Frame 1 (no input): blank canvas, image omitted
Frame 60 (the mouse pressed at the canvas centre just before this capture): blank canvas, image omitted
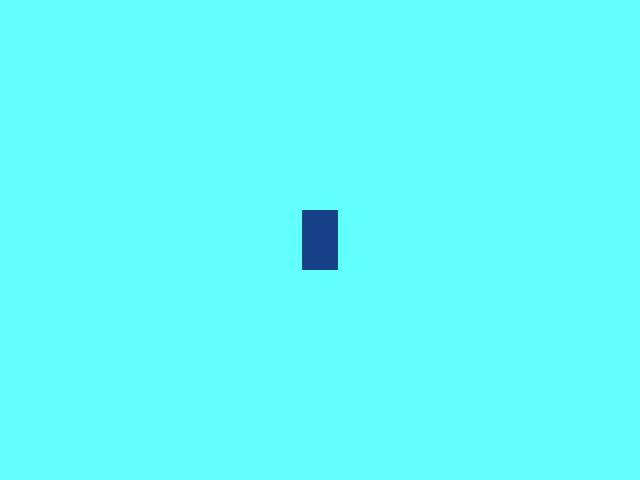
Frame 120 (the mouse held since frame 60 and released just before this capture)

The Processing sketch whose frames 1 and 60 were blank and that drew this single picture after the mouse press (run headless with seeded random() and noise(); from frame 60 on, the mouse is pressed at the canvas centre):

// Processing sketch: mouseTracker
// ── mouseTracker.pde
void setup() {
  size(640, 480);
  background(98, 271, 255);
  rectMode(CENTER);
  // frameRate(2);
  fill(8, 54, 128, 18);
  noStroke();
}


void draw() {
  if (mousePressed) {
    rect(mouseX, mouseY, 35, 60);
  }
}
